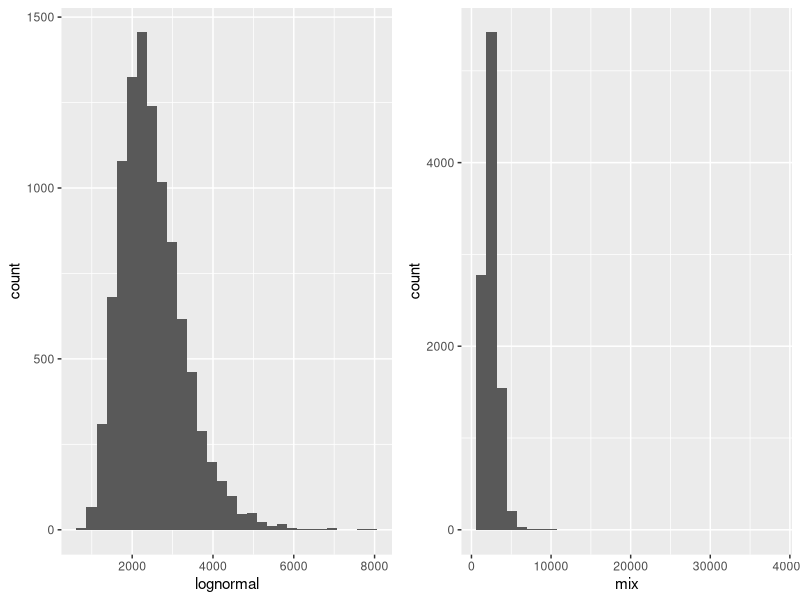
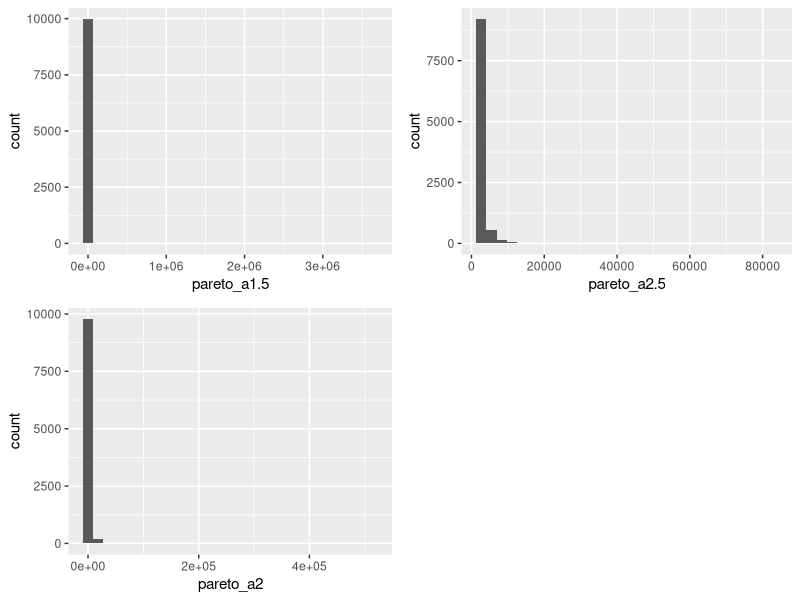
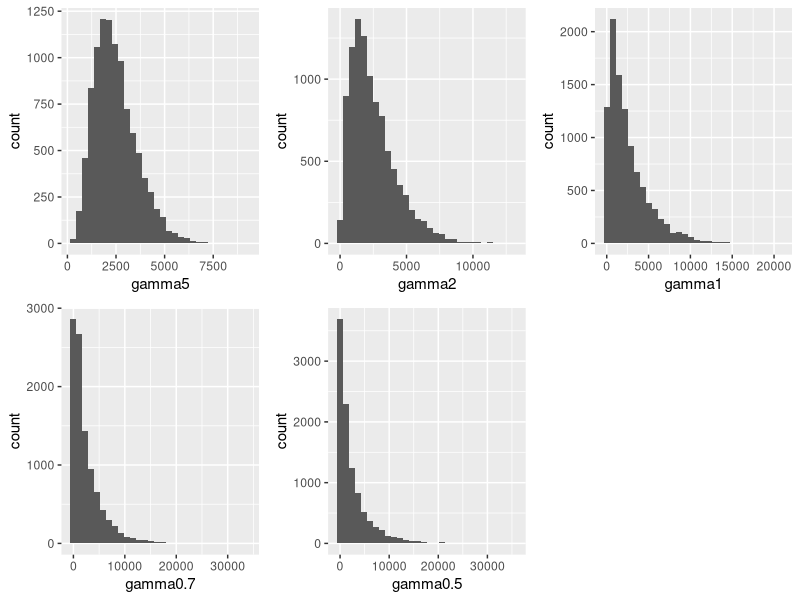

Source code (R) for these figures, in order:
#script to generate alternative distributions

# global parameters

library(tidyverse)
set.seed(123)
n <- 10000 # 10000 observations in the population dataframe

# version 5/3: Lognormal (baseline)
m <- 2500
v <- 800^2

sdlog  <- sqrt(log(1 + v / m^2))
meanlog <- log(m) - 0.5 * sdlog^2

dat_inc <- rlnorm(n, meanlog, sdlog)|> 
  data.frame()

names(dat_inc)[1] <- "lognormal"

plot_lognormal <- dat_inc |> 
  ggplot(aes(x = lognormal)) +
  geom_histogram()

# version 6: Gamma (controlled skewness)
shapes <- c(5, 2, 1, 0.7, 0.5)
betas <- 2500 / shapes

for (i in seq_along(shapes)) {
  dat_inc[[paste0("gamma", shapes[i])]] <-  rgamma(n, shape =  shapes[i], rate =
                                                     1/betas[i])
} 

gamma_plots <- list()
for (i in seq_along(shapes)) {
  gamma_plots[[paste0("plot_gamma", shapes[i])]] <- ggplot(dat_inc, 
                                                               aes(x = .data[[paste0("gamma", shapes[i])]])) +
    geom_histogram()
}

# version 7: Pareto (tail stress test)
alphas <- c(1.5, 2.5, 2.0)
rpareto_mean <- function(n, alpha, mean) {
  xm <- mean * (alpha - 1) / alpha
  xm * runif(n)^(-1 / alpha)
}

for (i in seq_along(alphas)) {
  dat_inc[[paste0("pareto_a", alphas[i])]] <-  rpareto_mean(n, alpha = alphas[i], mean = 2500)
} 

pareto_plots <- list()
for (i in seq_along(alphas)) {
  pareto_plots[[paste0("plot_pareto_a", alphas[i])]] <- ggplot(dat_inc, 
                                               aes(x = .data[[paste0("pareto_a", alphas[i])]])) +
    geom_histogram()
} 


# version 8: Mixtures (body + heavy tail)
component <- rbinom(10000, 1, 0.9)
dat_inc$mix <- ifelse(component == 1,
                     rlnorm(n, meanlog, sdlog),
                     rpareto_mean(n, alpha = 1.5, mean = 2500))

plot_mix <- dat_inc |> 
  ggplot(aes(x = mix)) +
  geom_histogram()

# check mean, max and min incomes
sapply(dat_inc, mean)
sapply(dat_inc, max)
sapply(dat_inc, min)

#assign domains
domains <- c(rep("d1", 500),
             rep("d2", 1000),
             rep("d3", 2500),
             rep("d4", 6000))

# randomly shuffle and assign to dataframe
dat_inc$domain <- sample(domains)

ggpubr::ggarrange(
  plot_lognormal,
  plot_mix
)

ggpubr::ggarrange(
  plotlist = pareto_plots
)

ggpubr::ggarrange(
  plotlist = gamma_plots
)
